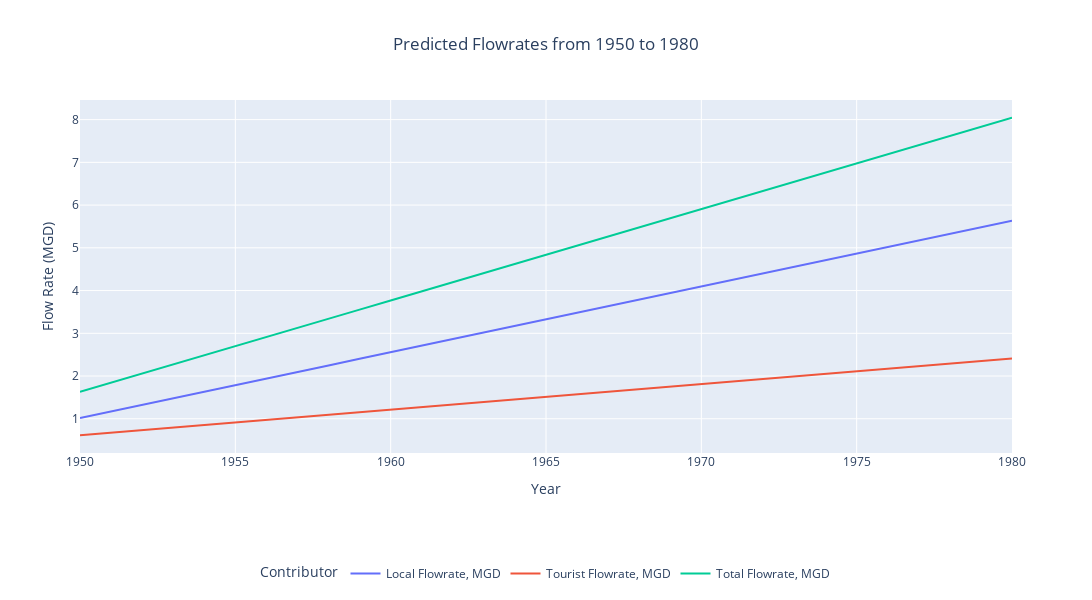

Notebook code for this chart:
### Code cell
#calculate the flow rates
Population1950to1980_Predicted['Local Flowrate, MGD'] = Population1950to1980_Predicted['Predicted Unincorporated Clark County']*100/1000000
Population1950to1980_Predicted['Tourist Flowrate, MGD'] = Population1950to1980_Predicted['Predicted Average Daily Visitors']*100/1000000
Population1950to1980_Predicted['Total Flowrate, MGD'] = Population1950to1980_Predicted['Total Predicted Unincorporated Clark County']*100/1000000

Population1950to1980_Merged = pd.merge(
    Population1950to1980_Predicted.reset_index(),
    Population1950to1980.reset_index(),
    on="Year",
    how="outer"   # or 'inner' depending on whether you want all years or only common years
)
df_long = Population1950to1980_Merged.melt(
    id_vars='Year',
    value_vars=['Local Flowrate, MGD', 'Tourist Flowrate, MGD', 'Total Flowrate, MGD'],
    var_name='Area',
    value_name='Flowrate'
)

# Remove rows where Flowrate is missing after the outer merge
df_long = df_long.dropna(subset=['Flowrate']).sort_values('Year')

fig = px.line(
    df_long,
    x='Year',
    y='Flowrate',      # <-- must be Flowrate, not Area
    color='Area',
    title='Predicted Flowrates from 1950 to 1980',
    labels={'Year': 'Year', 'Flowrate': 'Flow Rate (MGD)', 'Area': 'Contributor'}
)

fig.update_traces(
    hovertemplate=(
        "Area = %{fullData.name}<br>"
        "Year = %{x}<br>"
        "Flowrate = %{y:.1f} MGD"
        "<extra></extra>"
    )
)

fig.update_layout(
    width=1200, height=600,
    yaxis_title="Flow Rate (MGD)",
    legend=dict(orientation="h", yanchor="top", y=-0.3, xanchor="center", x=0.5),
    title=dict(x=0.5, xanchor="center")
)

fig.show()
#Population1950to1955

### Figure 1 — Plotly figure (JSON) as saved in the notebook; plotly's stock layout.template omitted (floating-point values rounded to 4 significant figures)
{"data": [{"hovertemplate": "Area = %{fullData.name}<br>Year = %{x}<br>Flowrate = %{y:.1f} MGD<extra></extra>", "legendgroup": "Local Flowrate, MGD", "line": {"color": "#636efa", "dash": "solid"}, "marker": {"symbol": "circle"}, "mode": "lines", "name": "Local Flowrate, MGD", "orientation": "v", "showlegend": true, "type": "scatter", "x": [1950, 1951, 1952, 1953, 1954, 1955, 1956, 1957, 1958, 1959, 1960, 1961, 1962, 1963, 1964, 1965, 1966, 1967, 1968, 1969, 1970, 1971, 1972, 1973, 1974, 1975, 1976, 1977, 1978, 1979, 1980], "xaxis": "x", "y": [1.017, 1.169, 1.321, 1.482, 1.641, 1.787, 1.94, 2.094, 2.248, 2.402, 2.556, 2.71, 2.864, 3.018, 3.172, 3.325, 3.479, 3.633, 3.787, 3.941, 4.095, 4.249, 4.403, 4.557, 4.711, 4.864, 5.018, 5.172, 5.326, 5.48, 5.634], "yaxis": "y"}, {"hovertemplate": "Area = %{fullData.name}<br>Year = %{x}<br>Flowrate = %{y:.1f} MGD<extra></extra>", "legendgroup": "Tourist Flowrate, MGD", "line": {"color": "#EF553B", "dash": "solid"}, "marker": {"symbol": "circle"}, "mode": "lines", "name": "Tourist Flowrate, MGD", "orientation": "v", "showlegend": true, "type": "scatter", "x": [1950, 1951, 1952, 1953, 1954, 1955, 1956, 1957, 1958, 1959, 1960, 1961, 1962, 1963, 1964, 1965, 1966, 1967, 1968, 1969, 1970, 1971, 1972, 1973, 1974, 1975, 1976, 1977, 1978, 1979, 1980], "xaxis": "x", "y": [0.612, 0.672, 0.732, 0.792, 0.852, 0.912, 0.972, 1.032, 1.092, 1.152, 1.212, 1.272, 1.332, 1.392, 1.452, 1.512, 1.572, 1.632, 1.692, 1.752, 1.812, 1.872, 1.932, 1.992, 2.052, 2.112, 2.172, 2.232, 2.292, 2.352, 2.412], "yaxis": "y"}, {"hovertemplate": "Area = %{fullData.name}<br>Year = %{x}<br>Flowrate = %{y:.1f} MGD<extra></extra>", "legendgroup": "Total Flowrate, MGD", "line": {"color": "#00cc96", "dash": "solid"}, "marker": {"symbol": "circle"}, "mode": "lines", "name": "Total Flowrate, MGD", "orientation": "v", "showlegend": true, "type": "scatter", "x": [1950, 1951, 1952, 1953, 1954, 1955, 1956, 1957, 1958, 1959, 1960, 1961, 1962, 1963, 1964, 1965, 1966, 1967, 1968, 1969, 1970, 1971, 1972, 1973, 1974, 1975, 1976, 1977, 1978, 1979, 1980], "xaxis": "x", "y": [1.629, 1.841, 2.053, 2.274, 2.493, 2.699, 2.912, 3.126, 3.34, 3.554, 3.768, 3.982, 4.196, 4.41, 4.624, 4.838, 5.051, 5.265, 5.479, 5.693, 5.907, 6.121, 6.335, 6.549, 6.763, 6.976, 7.19, 7.404, 7.618, 7.832, 8.046], "yaxis": "y"}], "layout": {"height": 600, "legend": {"orientation": "h", "title": {"text": "Contributor"}, "tracegroupgap": 0, "x": 0.5, "xanchor": "center", "y": -0.3, "yanchor": "top"}, "title": {"text": "Predicted Flowrates from 1950 to 1980", "x": 0.5, "xanchor": "center"}, "width": 1200, "xaxis": {"anchor": "y", "domain": [0, 1], "title": {"text": "Year"}}, "yaxis": {"anchor": "x", "domain": [0, 1], "title": {"text": "Flow Rate (MGD)"}}}}
